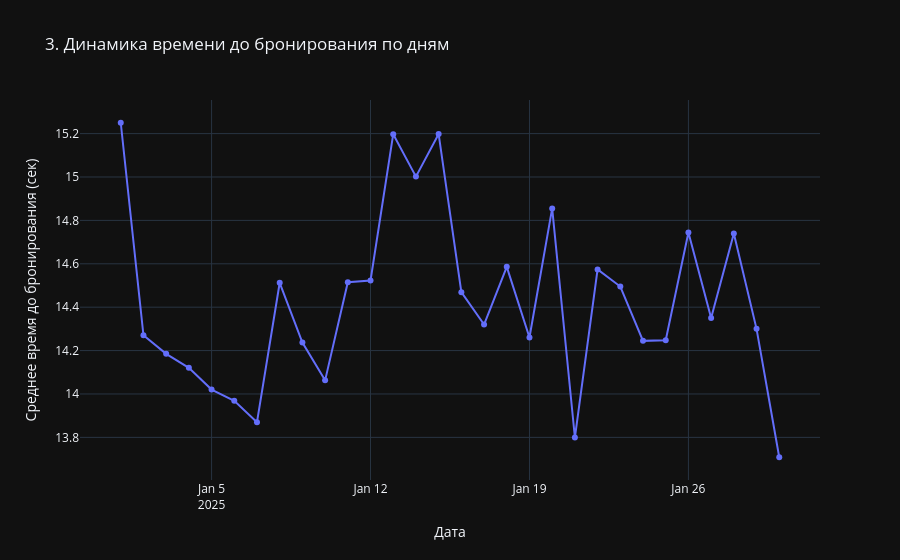

Notebook cell for this chart:
### Code cell
# Преобразуем в datetime, если ещё не сделано
df_ab['session_start_timestamp'] = pd.to_datetime(df_ab['session_start_timestamp'])

# Группируем по дате и считаем среднее время до бронирования
df_ab['date'] = df_ab['session_start_timestamp'].dt.date
daily_avg_time = df_ab.groupby('date')['time_to_booking'].mean().reset_index()

fig3 = px.line(daily_avg_time, x='date', y='time_to_booking',
               title='3. Динамика времени до бронирования по дням',
               markers=True)
fig3.update_layout(xaxis_title='Дата', yaxis_title='Среднее время до бронирования (сек)')
fig3.show()

### Figure 1 — Plotly figure (JSON) as saved in the notebook; plotly's stock layout.template omitted (floating-point values rounded to 4 significant figures)
{"data": [{"hovertemplate": "date=%{x}<br>time_to_booking=%{y}<extra></extra>", "legendgroup": "", "line": {"color": "#636efa", "dash": "solid"}, "marker": {"symbol": "circle"}, "mode": "lines+markers", "name": "", "orientation": "v", "showlegend": false, "x": ["2025-01-01", "2025-01-02", "2025-01-03", "2025-01-04", "2025-01-05", "2025-01-06", "2025-01-07", "2025-01-08", "2025-01-09", "2025-01-10", "2025-01-11", "2025-01-12", "2025-01-13", "2025-01-14", "2025-01-15", "2025-01-16", "2025-01-17", "2025-01-18", "2025-01-19", "2025-01-20", "2025-01-21", "2025-01-22", "2025-01-23", "2025-01-24", "2025-01-25", "2025-01-26", "2025-01-27", "2025-01-28", "2025-01-29", "2025-01-30"], "xaxis": "x", "y": [15.25, 14.27, 14.18, 14.12, 14.02, 13.97, 13.87, 14.51, 14.24, 14.06, 14.51, 14.52, 15.2, 15.0, 15.2, 14.47, 14.32, 14.59, 14.26, 14.86, 13.8, 14.57, 14.5, 14.24, 14.25, 14.74, 14.35, 14.74, 14.3, 13.71], "yaxis": "y", "type": "scatter"}], "layout": {"xaxis": {"anchor": "y", "domain": [0.0, 1.0], "title": {"text": "Дата"}}, "yaxis": {"anchor": "x", "domain": [0.0, 1.0], "title": {"text": "Среднее время до бронирования (сек)"}}, "legend": {"tracegroupgap": 0}, "title": {"text": "3. Динамика времени до бронирования по дням"}}}
